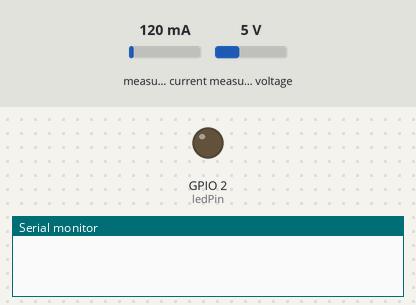
Bench run of a sketch on a simulated ESP8266 (NodeMCU). On the bench: output pins drawn as LEDs (lit = HIGH), the last lines printed to the serial monitor. Inputs (shaded band) come from the test bench; at power-on: measured current 120 mA, measured voltage 5 V. WiFi joins after 1.5 s; servers stay silent unless stated; a WiFi scan finds three made-up networks; uploads are accepted with an empty reply.

Above: at 0.1 s.
At 9.7 s:
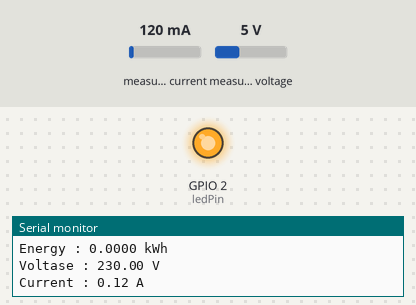
Timing chart, 0 to 11.2 s (numbered marks = the images above):
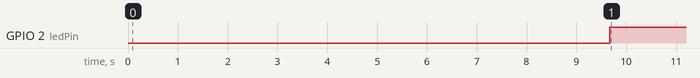

The sketch:

downtime_line_1_mie.ino
```cpp
/*
  V 0.9.1
  Update Terakhir : 07-03-2024
  Last Change Log {
    1.
  }

  Komponen:
  1. NodeMCU ESP8266 V.3
  2. PZEM-004T V 3.0
  3. LED @2 (Beda Warna)

  Program ini berfungsi menghitung instrumen listrik pada kabel.
  Projek ini mengunakan ESP8266 sebagai micro controller karena memiliki fitur SerialSoftware,
  sehingga komunikasi UART bisa digunakan sebanyak mungkin selama address-nya berbeda dan daya
  dari ESP8266 kuat.

  Proses koneksi WiFi tidak disarakn menggunakan Library MultiWiFiESP8266.h, kecuali Micon yang digunakan ESP32
*/

// == Deklarasikan semua Library yang digunakan ==
#include <PZEM004Tv30.h>
#include <ESP8266WiFi.h>
#include <ESP8266HTTPClient.h>
#include <SoftwareSerial.h>

// Digunakan pin 12 dan 13 (6, 7) sebagai pin UART (RX, TX)
// Pin TX dari Pzem dihubungkan ke pin (6) ESP8266
// Pin RX dari Pzem dihubungkan ke pin (7) ESP8266
#define PZEM_RX_PIN 12
#define PZEM_TX_PIN 13
#define ledPin 2

// == Initialization PZEM ==
float pzem14Power, pzem14Energy, pzem14Voltage, pzem14Current;

// Inisialisasi SoftwareSerial untuk komunikasi UART
SoftwareSerial pzemSWSerial(PZEM_RX_PIN, PZEM_TX_PIN);
// 0x12/0x13 adalah alamat dari setiap sensor PZEM yang digunakan
// Untuk merubah alamat ini jalankan program "ChangeAdressPzem004T"
PZEM004Tv30 pzem14(pzemSWSerial, 0x15);

const char* ssid_1 = "STTB2";
const char* password_1 = "Si4nt4r321";
const char* ssid_2 = "STTB11";
const char* password_2 = "Si4nt4r321";
const char* ssid_3 = "MT3";
const char* password_3 = "siantar321";

// Set your Static IP address
IPAddress staticIP(192, 168, 7, 195);
IPAddress gateway(192, 168, 15, 250);
IPAddress subnet(255, 255, 0, 0);
IPAddress primaryDNS(8, 8, 8, 8);    //optional
IPAddress secondaryDNS(8, 8, 4, 4);  //optional

String postData;
String ip_address;
int sendDataDB = 0;

String pzem14Chanel = "Test";

void sendData(float Voltage, String deviceName, String IP) {
  HTTPClient http;     // http object of clas HTTPClient
  WiFiClient wclient;  // wclient object of clas HTTPClient

  postData = "voltage=" + String(Voltage) + "&device_name=" + deviceName + "&ip_address=" + String(IP);

  http.begin(wclient, "http://192.168.7.223/molding_api/saveStatus.php");  // Connect to host where MySQL databse is hosted
  http.addHeader("Content-Type", "application/x-www-form-urlencoded");      //Specify content-type header

  int httpCode = http.POST(postData);  // Send POST request to php file and store server response code in variable named httpCode
  Serial.println("Values are, " + postData);

  // if connection eatablished then do this
  if (httpCode == 200) {
    Serial.println("Values uploaded successfully.");
    Serial.println(httpCode);
    String webpage = http.getString();  // Get html webpage output and store it in a string
    Serial.println(webpage + "\n");
  } else {
    Serial.println(httpCode);
    Serial.println("Failed to upload values. \n");
    http.end();
    return;
  }
}

void sendLogData(float Power, float Energy, float Voltase, float Current, String IP) {
  HTTPClient http;     // http object of clas HTTPClient
  WiFiClient wclient;  // wclient object of clas HTTPClient

  postData = "power=" + String(Power) + "&energy=" + String(Energy) + "&voltage=" + String(Voltase) + "&current=" + String(Current) + "&ip_address=" + String(IP);

  http.begin(wclient, "http://192.168.7.223/molding_api/createFile.php");  // Connect to host where MySQL databse is hosted
  http.addHeader("Content-Type", "application/x-www-form-urlencoded");      //Specify content-type header

  int httpCode = http.POST(postData);  // Send POST request to php file and store server response code in variable named httpCode
  Serial.println("Values are, " + postData);

  // if connection eatablished then do this
  if (httpCode == 200) {
    Serial.println("Values uploaded successfully.");
    Serial.println(httpCode);
    String webpage = http.getString();  // Get html webpage output and store it in a string
    Serial.println(webpage + "\n");
  } else {
    Serial.println(httpCode);
    Serial.println("Failed to upload values. \n");
    http.end();
    return;
  }
}

void readElectricalCurrent(float Power, float Energy, float Voltase, float Current) {
  // Jika gagal membaca Power
  if (isnan(Power)) {
    Serial.println("Gagal membaca Power");
  } else {
    Serial.print("Power : ");
    Serial.print(Power);
    Serial.println(" kW");
  }

  // Jika gagal membaca Energy
  if (isnan(Energy)) {
    Serial.println("Gagal membaca Energy");
  } else {
    Serial.print("Energy : ");
    Serial.print(Energy, 4);
    Serial.println(" kWh");
  }

  // Jika gagal membaca Voltase
  if (isnan(Voltase)) {
    Serial.println("Gagal membaca Voltase");
  } else {
    Serial.print("Voltase : ");
    Serial.print(Voltase);
    Serial.println(" V");
  }

  // Jika gagal membaca Current
  if (isnan(Current)) {
    Serial.println("Gagal membaca Current");
  } else {
    Serial.print("Current : ");
    Serial.print(Current);
    Serial.println(" A");
  }

  Serial.println();
}

void connectToWiFi() {
  int flag = 1;

  // Configures static IP address
  if (!WiFi.config(staticIP, gateway, subnet, primaryDNS, secondaryDNS)) {
    Serial.println("STA Failed to configure");
  }

  int network = WiFi.scanNetworks();
  int retries = 0;
  while ((WiFi.status() != WL_CONNECTED) && (retries < 15)) {
    for (int i = 0; i < network; i++) {
      switch (flag) {
        case 1:
          flag = 2;
          if (WiFi.SSID(i) == ssid_1) {
            WiFi.begin(ssid_1, password_1);
            Serial.println("Connecting with STTB1 Please Wait...");
            delay(80);
            break;
          }
        case 2:
          flag = 3;
          if (WiFi.SSID(i) == ssid_2) {
            WiFi.begin(ssid_2, password_2);
            Serial.println("Connecting with Tester_ITB Please Wait...");
            delay(80);
            break;
          }
        case 3:
          flag = 1;
          if (WiFi.SSID(i) == ssid_3) {
            WiFi.begin(ssid_3, password_3);
            Serial.println("Connecting with MT3 Please Wait...");
            delay(80);
            break;
          }
      }
    }

    retries++;
    delay(500);
    Serial.print(".");
  }
  if (retries > 14) {
    Serial.println(F("WiFi connection FAILED"));
  }
  if (WiFi.status() == WL_CONNECTED) {
    Serial.println(F("WiFi connected!"));
    Serial.println("IP address : ");
    Serial.println(WiFi.localIP());
  } else if (WiFi.status() != WL_CONNECTED) {
    Serial.println(F("WiFi disconnected!"));
  }
}

void setup() {
  Serial.begin(115200);
  pzemSWSerial.begin(9600);
  pinMode(ledPin, OUTPUT);

  //  if (!WiFi.config(staticIP, gateway, subnet, primaryDNS, secondaryDNS)) {
  //    Serial.println("STA Failed to configure");
  //  }

  //  WiFi.begin(ssid, password);
  //
  //  //ketika WiFI.status nilainya TDK sama dg WL_CONNECTED
  //  while (WiFi.status() != WL_CONNECTED) {
  //    delay(500);
  //    Serial.print(".");
  //  }
  connectToWiFi();
  // Un-Comment baris dibawah setelah ganti #define pin
  // pinMode(ledPzem12, OUTPUT);
  // pinMode(ledPzem13, OUTPUT);
}

void loop() {
  pzem14Power = pzem14.power();
  pzem14Energy = pzem14.energy();
  pzem14Voltage = pzem14.voltage();
  pzem14Current = pzem14.current();
  delay(100);

  if (pzem14Voltage > 0) {
    digitalWrite(ledPin, HIGH);
  } else {
    digitalWrite(ledPin, LOW);
    delay(300);
    digitalWrite(ledPin, HIGH);
    delay(300);
    digitalWrite(ledPin, LOW);
    delay(300);
    digitalWrite(ledPin, HIGH);
    delay(300);
    digitalWrite(ledPin, LOW);
  }

  // if (isnan(pzem12Power)) {
  //   digitalWrite(ledPzem12, LOW);
  // } else {
  //   digitalWrite(ledPzem12, HIGH);
  // }

  // if (isnan(pzem13Power)) {
  //   digitalWrite(ledPzem13, LOW);
  // } else {
  //   digitalWrite(ledPzem13, HIGH);
  // }

  ip_address = WiFi.localIP().toString();

  readElectricalCurrent(pzem14Power, pzem14Energy, pzem14Voltage, pzem14Current);
  delay(100);
  Serial.println(ip_address);

  // Data Pzem 14
  sendLogData(pzem14Power, pzem14Energy, pzem14Voltage, pzem14Current, ip_address);
  sendData(pzem14Voltage, pzem14Chanel, ip_address);
  sendDataDB++;

  delay(15000);
  if (sendDataDB >= 480) {
    ESP.reset();
  }
}
```

Measured:
- by itself, GPIO 2 (ledPin): LOW → HIGH at 9.7 s
